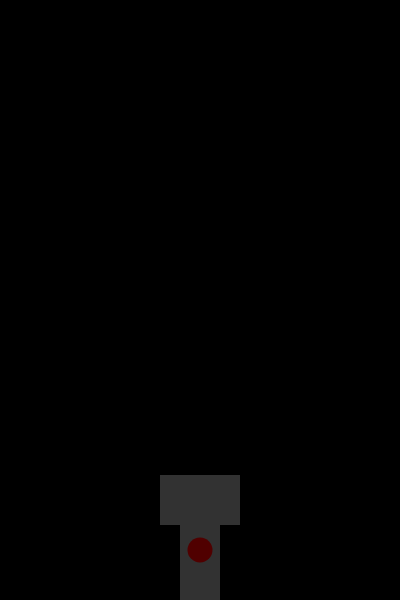
Frame 1 (no input)
Frame 60 (no input): identical to frame 1, image omitted
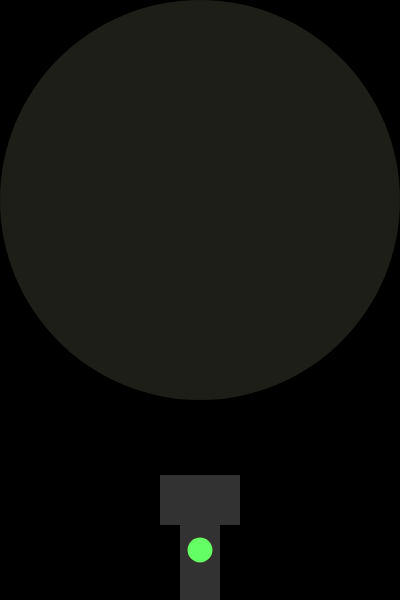
Frame 120 (the mouse pressed at the canvas centre since frame 60)

The p5.js sketch that drew these frames (run headless with seeded random() and noise() and a simulated clock; from frame 60 on, the mouse is pressed at the canvas centre):

// p5.js sketch
// ── sketch.js
function setup() {
  createCanvas(400, 600);
}

function draw() {
  background(0);
  noStroke()
  fill(50);
  rectMode(CENTER);
  rect(200,550,40,100);
  rect(200,500,80,50);
  fill(80,0,0);
  circle(200,550,25);
  if (mouseIsPressed) {
  //flashlight
  fill(100,255,100);
  circle(200,550,25);
  fill(255,255,204,30);
  circle(200,200,400);
  
  }
}
  
